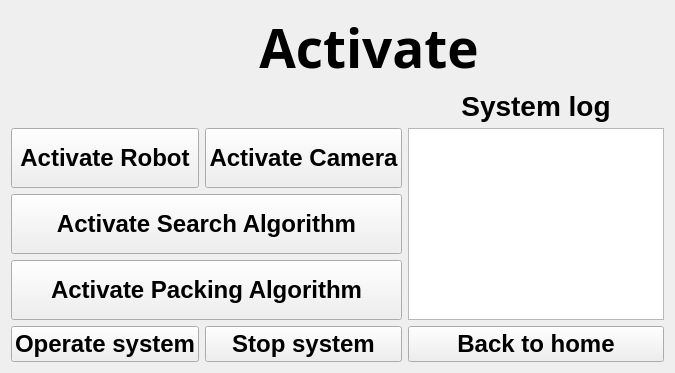
     <widget class="QWidget" name="widget_activate">
      <property name="sizePolicy">
       <sizepolicy hsizetype="Expanding" vsizetype="Expanding">
        <horstretch>0</horstretch>
        <verstretch>0</verstretch>
       </sizepolicy>
      </property>
      <layout class="QGridLayout" name="gridLayout_6">
       <item row="3" column="2" colspan="2">
        <widget class="QLabel" name="label_3">
         <property name="palette">
          <palette>
           <active>
            <colorrole role="WindowText">
             <brush brushstyle="SolidPattern">
              <color alpha="255">
               <red>0</red>
               <green>0</green>
               <blue>0</blue>
              </color>
             </brush>
            </colorrole>
            <colorrole role="Button">
             <brush brushstyle="SolidPattern">
              <color alpha="255">
               <red>255</red>
               <green>255</green>
               <blue>255</blue>
              </color>
             </brush>
            </colorrole>
            <colorrole role="Light">
             <brush brushstyle="SolidPattern">
              <color alpha="255">
               <red>255</red>
               <green>255</green>
               <blue>255</blue>
              </color>
             </brush>
            </colorrole>
            <colorrole role="Midlight">
             <brush brushstyle="SolidPattern">
              <color alpha="255">
               <red>255</red>
               <green>255</green>
               <blue>255</blue>
              </color>
             </brush>
            </colorrole>
            <colorrole role="Dark">
             <brush brushstyle="SolidPattern">
              <color alpha="255">
               <red>127</red>
               <green>127</green>
               <blue>127</blue>
              </color>
             </brush>
            </colorrole>
            <colorrole role="Mid">
             <brush brushstyle="SolidPattern">
              <color alpha="255">
               <red>170</red>
               <green>170</green>
               <blue>170</blue>
              </color>
             </brush>
            </colorrole>
            <colorrole role="Text">
             <brush brushstyle="SolidPattern">
              <color alpha="255">
               <red>0</red>
               <green>0</green>
               <blue>0</blue>
              </color>
             </brush>
            </colorrole>
            <colorrole role="BrightText">
             <brush brushstyle="SolidPattern">
              <color alpha="255">
               <red>255</red>
               <green>255</green>
               <blue>255</blue>
              </color>
             </brush>
            </colorrole>
            <colorrole role="ButtonText">
             <brush brushstyle="SolidPattern">
              <color alpha="255">
               <red>0</red>
               <green>0</green>
               <blue>0</blue>
              </color>
             </brush>
            </colorrole>
            <colorrole role="Base">
             <brush brushstyle="SolidPattern">
              <color alpha="255">
               <red>255</red>
               <green>255</green>
               <blue>255</blue>
              </color>
             </brush>
            </colorrole>
            <colorrole role="Window">
             <brush brushstyle="SolidPattern">
              <color alpha="255">
               <red>255</red>
               <green>255</green>
               <blue>255</blue>
              </color>
             </brush>
            </colorrole>
            <colorrole role="Shadow">
             <brush brushstyle="SolidPattern">
              <color alpha="255">
               <red>0</red>
               <green>0</green>
               <blue>0</blue>
              </color>
             </brush>
            </colorrole>
            <colorrole role="AlternateBase">
             <brush brushstyle="SolidPattern">
              <color alpha="255">
               <red>255</red>
               <green>255</green>
               <blue>255</blue>
              </color>
             </brush>
            </colorrole>
            <colorrole role="ToolTipBase">
             <brush brushstyle="SolidPattern">
              <color alpha="255">
               <red>255</red>
               <green>255</green>
               <blue>220</blue>
              </color>
             </brush>
            </colorrole>
            <colorrole role="ToolTipText">
             <brush brushstyle="SolidPattern">
              <color alpha="255">
               <red>0</red>
               <green>0</green>
               <blue>0</blue>
              </color>
             </brush>
            </colorrole>
            <colorrole role="PlaceholderText">
             <brush brushstyle="SolidPattern">
              <color alpha="128">
               <red>0</red>
               <green>0</green>
               <blue>0</blue>
              </color>
             </brush>
            </colorrole>
           </active>
           <inactive>
            <colorrole role="WindowText">
             <brush brushstyle="SolidPattern">
              <color alpha="255">
               <red>0</red>
               <green>0</green>
               <blue>0</blue>
              </color>
             </brush>
            </colorrole>
            <colorrole role="Button">
             <brush brushstyle="SolidPattern">
              <color alpha="255">
               <red>255</red>
               <green>255</green>
               <blue>255</blue>
              </color>
             </brush>
            </colorrole>
            <colorrole role="Light">
             <brush brushstyle="SolidPattern">
              <color alpha="255">
               <red>255</red>
               <green>255</green>
               <blue>255</blue>
              </color>
             </brush>
            </colorrole>
            <colorrole role="Midlight">
             <brush brushstyle="SolidPattern">
              <color alpha="255">
               <red>255</red>
               <green>255</green>
               <blue>255</blue>
              </color>
             </brush>
            </colorrole>
            <colorrole role="Dark">
             <brush brushstyle="SolidPattern">
              <color alpha="255">
               <red>127</red>
               <green>127</green>
               <blue>127</blue>
              </color>
             </brush>
            </colorrole>
            <colorrole role="Mid">
             <brush brushstyle="SolidPattern">
              <color alpha="255">
               <red>170</red>
               <green>170</green>
               <blue>170</blue>
              </color>
             </brush>
            </colorrole>
            <colorrole role="Text">
             <brush brushstyle="SolidPattern">
              <color alpha="255">
               <red>0</red>
               <green>0</green>
               <blue>0</blue>
              </color>
             </brush>
            </colorrole>
            <colorrole role="BrightText">
             <brush brushstyle="SolidPattern">
              <color alpha="255">
               <red>255</red>
               <green>255</green>
               <blue>255</blue>
              </color>
             </brush>
            </colorrole>
            <colorrole role="ButtonText">
             <brush brushstyle="SolidPattern">
              <color alpha="255">
               <red>0</red>
               <green>0</green>
               <blue>0</blue>
              </color>
             </brush>
            </colorrole>
            <colorrole role="Base">
             <brush brushstyle="SolidPattern">
              <color alpha="255">
               <red>255</red>
               <green>255</green>
               <blue>255</blue>
              </color>
             </brush>
            </colorrole>
            <colorrole role="Window">
             <brush brushstyle="SolidPattern">
              <color alpha="255">
               <red>255</red>
               <green>255</green>
               <blue>255</blue>
              </color>
             </brush>
            </colorrole>
            <colorrole role="Shadow">
             <brush brushstyle="SolidPattern">
              <color alpha="255">
               <red>0</red>
               <green>0</green>
               <blue>0</blue>
              </color>
             </brush>
            </colorrole>
            <colorrole role="AlternateBase">
             <brush brushstyle="SolidPattern">
              <color alpha="255">
               <red>255</red>
               <green>255</green>
               <blue>255</blue>
              </color>
             </brush>
            </colorrole>
            <colorrole role="ToolTipBase">
             <brush brushstyle="SolidPattern">
              <color alpha="255">
               <red>255</red>
               <green>255</green>
               <blue>220</blue>
              </color>
             </brush>
            </colorrole>
            <colorrole role="ToolTipText">
             <brush brushstyle="SolidPattern">
              <color alpha="255">
               <red>0</red>
               <green>0</green>
               <blue>0</blue>
              </color>
             </brush>
            </colorrole>
            <colorrole role="PlaceholderText">
             <brush brushstyle="SolidPattern">
              <color alpha="128">
               <red>0</red>
               <green>0</green>
               <blue>0</blue>
              </color>
             </brush>
            </colorrole>
           </inactive>
           <disabled>
            <colorrole role="WindowText">
             <brush brushstyle="SolidPattern">
              <color alpha="255">
               <red>127</red>
               <green>127</green>
               <blue>127</blue>
              </color>
             </brush>
            </colorrole>
            <colorrole role="Button">
             <brush brushstyle="SolidPattern">
              <color alpha="255">
               <red>255</red>
               <green>255</green>
               <blue>255</blue>
              </color>
             </brush>
            </colorrole>
            <colorrole role="Light">
             <brush brushstyle="SolidPattern">
              <color alpha="255">
               <red>255</red>
               <green>255</green>
               <blue>255</blue>
              </color>
             </brush>
            </colorrole>
            <colorrole role="Midlight">
             <brush brushstyle="SolidPattern">
              <color alpha="255">
               <red>255</red>
               <green>255</green>
               <blue>255</blue>
              </color>
             </brush>
            </colorrole>
            <colorrole role="Dark">
             <brush brushstyle="SolidPattern">
              <color alpha="255">
               <red>127</red>
               <green>127</green>
               <blue>127</blue>
              </color>
             </brush>
            </colorrole>
            <colorrole role="Mid">
             <brush brushstyle="SolidPattern">
              <color alpha="255">
               <red>170</red>
               <green>170</green>
               <blue>170</blue>
              </color>
             </brush>
            </colorrole>
            <colorrole role="Text">
             <brush brushstyle="SolidPattern">
              <color alpha="255">
               <red>127</red>
               <green>127</green>
               <blue>127</blue>
              </color>
             </brush>
            </colorrole>
            <colorrole role="BrightText">
             <brush brushstyle="SolidPattern">
              <color alpha="255">
               <red>255</red>
               <green>255</green>
               <blue>255</blue>
              </color>
             </brush>
            </colorrole>
            <colorrole role="ButtonText">
             <brush brushstyle="SolidPattern">
              <color alpha="255">
               <red>127</red>
               <green>127</green>
               <blue>127</blue>
              </color>
             </brush>
            </colorrole>
            <colorrole role="Base">
             <brush brushstyle="SolidPattern">
              <color alpha="255">
               <red>255</red>
               <green>255</green>
               <blue>255</blue>
              </color>
             </brush>
            </colorrole>
            <colorrole role="Window">
             <brush brushstyle="SolidPattern">
              <color alpha="255">
               <red>255</red>
               <green>255</green>
               <blue>255</blue>
              </color>
             </brush>
            </colorrole>
            <colorrole role="Shadow">
             <brush brushstyle="SolidPattern">
              <color alpha="255">
               <red>0</red>
               <green>0</green>
               <blue>0</blue>
              </color>
             </brush>
            </colorrole>
            <colorrole role="AlternateBase">
             <brush brushstyle="SolidPattern">
              <color alpha="255">
               <red>255</red>
               <green>255</green>
               <blue>255</blue>
              </color>
             </brush>
            </colorrole>
            <colorrole role="ToolTipBase">
             <brush brushstyle="SolidPattern">
              <color alpha="255">
               <red>255</red>
               <green>255</green>
               <blue>220</blue>
              </color>
             </brush>
            </colorrole>
            <colorrole role="ToolTipText">
             <brush brushstyle="SolidPattern">
              <color alpha="255">
               <red>0</red>
               <green>0</green>
               <blue>0</blue>
              </color>
             </brush>
            </colorrole>
            <colorrole role="PlaceholderText">
             <brush brushstyle="SolidPattern">
              <color alpha="128">
               <red>0</red>
               <green>0</green>
               <blue>0</blue>
              </color>
             </brush>
            </colorrole>
           </disabled>
          </palette>
         </property>
         <property name="font">
          <font>
           <pointsize>21</pointsize>
           <weight>75</weight>
           <bold>true</bold>
          </font>
         </property>
         <property name="text">
          <string>System log</string>
         </property>
         <property name="alignment">
          <set>Qt::AlignCenter</set>
         </property>
        </widget>
       </item>
       <item row="4" column="2" rowspan="6" colspan="2">
        <widget class="QPlainTextEdit" name="plainTextEdit_activate_log">
         <property name="sizePolicy">
          <sizepolicy hsizetype="Minimum" vsizetype="Minimum">
           <horstretch>0</horstretch>
           <verstretch>0</verstretch>
          </sizepolicy>
         </property>
         <property name="focusPolicy">
          <enum>Qt::NoFocus</enum>
         </property>
        </widget>
       </item>
       <item row="8" column="0" rowspan="2" colspan="2">
        <widget class="QPushButton" name="pushButton_activate_pack">
         <property name="sizePolicy">
          <sizepolicy hsizetype="Minimum" vsizetype="Minimum">
           <horstretch>0</horstretch>
           <verstretch>0</verstretch>
          </sizepolicy>
         </property>
         <property name="font">
          <font>
           <pointsize>18</pointsize>
           <weight>75</weight>
           <bold>true</bold>
          </font>
         </property>
         <property name="text">
          <string>Activate Packing Algorithm</string>
         </property>
        </widget>
       </item>
       <item row="12" column="2" colspan="2">
        <widget class="QPushButton" name="pushButton_activate_home">
         <property name="sizePolicy">
          <sizepolicy hsizetype="Minimum" vsizetype="Minimum">
           <horstretch>0</horstretch>
           <verstretch>0</verstretch>
          </sizepolicy>
         </property>
         <property name="font">
          <font>
           <pointsize>18</pointsize>
           <weight>75</weight>
           <bold>true</bold>
          </font>
         </property>
         <property name="text">
          <string>Back to home</string>
         </property>
        </widget>
       </item>
       <item row="6" column="0" rowspan="2" colspan="2">
        <widget class="QPushButton" name="pushButton_activate_search">
         <property name="sizePolicy">
          <sizepolicy hsizetype="Minimum" vsizetype="Minimum">
           <horstretch>0</horstretch>
           <verstretch>0</verstretch>
          </sizepolicy>
         </property>
         <property name="font">
          <font>
           <pointsize>18</pointsize>
           <weight>75</weight>
           <bold>true</bold>
          </font>
         </property>
         <property name="text">
          <string>Activate Search Algorithm</string>
         </property>
        </widget>
       </item>
       <item row="2" column="1" colspan="2">
        <widget class="QLabel" name="label_2">
         <property name="font">
          <font>
           <family>Ubuntu Mono</family>
           <pointsize>40</pointsize>
           <weight>75</weight>
           <italic>false</italic>
           <bold>true</bold>
           <underline>false</underline>
           <strikeout>false</strikeout>
          </font>
         </property>
         <property name="text">
          <string>Activate</string>
         </property>
         <property name="alignment">
          <set>Qt::AlignCenter</set>
         </property>
        </widget>
       </item>
       <item row="4" column="1" rowspan="2">
        <widget class="QPushButton" name="pushButton_activate_camera">
         <property name="sizePolicy">
          <sizepolicy hsizetype="Minimum" vsizetype="Minimum">
           <horstretch>0</horstretch>
           <verstretch>0</verstretch>
          </sizepolicy>
         </property>
         <property name="font">
          <font>
           <pointsize>18</pointsize>
           <weight>75</weight>
           <bold>true</bold>
          </font>
         </property>
         <property name="text">
          <string>Activate Camera</string>
         </property>
        </widget>
       </item>
       <item row="4" column="0" rowspan="2">
        <widget class="QPushButton" name="pushButton_activate_robot">
         <property name="sizePolicy">
          <sizepolicy hsizetype="Minimum" vsizetype="Minimum">
           <horstretch>0</horstretch>
           <verstretch>0</verstretch>
          </sizepolicy>
         </property>
         <property name="font">
          <font>
           <pointsize>18</pointsize>
           <weight>75</weight>
           <bold>true</bold>
          </font>
         </property>
         <property name="text">
          <string>Activate Robot</string>
         </property>
        </widget>
       </item>
       <item row="12" column="0">
        <widget class="QPushButton" name="pushButton_activate_operation">
         <property name="sizePolicy">
          <sizepolicy hsizetype="Minimum" vsizetype="Minimum">
           <horstretch>0</horstretch>
           <verstretch>0</verstretch>
          </sizepolicy>
         </property>
         <property name="font">
          <font>
           <pointsize>18</pointsize>
           <weight>75</weight>
           <bold>true</bold>
          </font>
         </property>
         <property name="text">
          <string>Operate system</string>
         </property>
        </widget>
       </item>
       <item row="12" column="1">
        <widget class="QPushButton" name="pushButton_activate_stop2">
         <property name="sizePolicy">
          <sizepolicy hsizetype="Minimum" vsizetype="Minimum">
           <horstretch>0</horstretch>
           <verstretch>0</verstretch>
          </sizepolicy>
         </property>
         <property name="font">
          <font>
           <pointsize>18</pointsize>
           <weight>75</weight>
           <bold>true</bold>
          </font>
         </property>
         <property name="text">
          <string>Stop system</string>
         </property>
        </widget>
       </item>
       <item row="3" column="0" colspan="2">
        <widget class="QLabel" name="label_activate_keyhelp">
         <property name="text">
          <string/>
         </property>
        </widget>
       </item>
      </layout>
     </widget>
